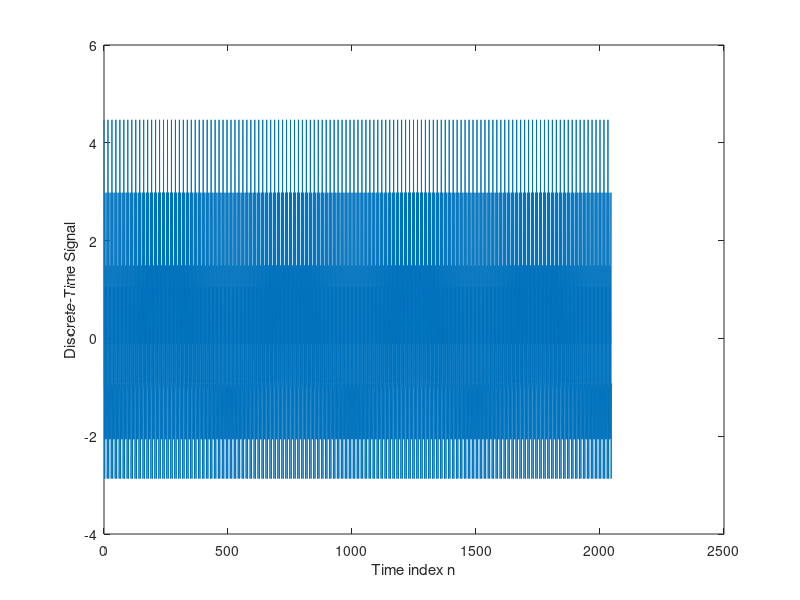
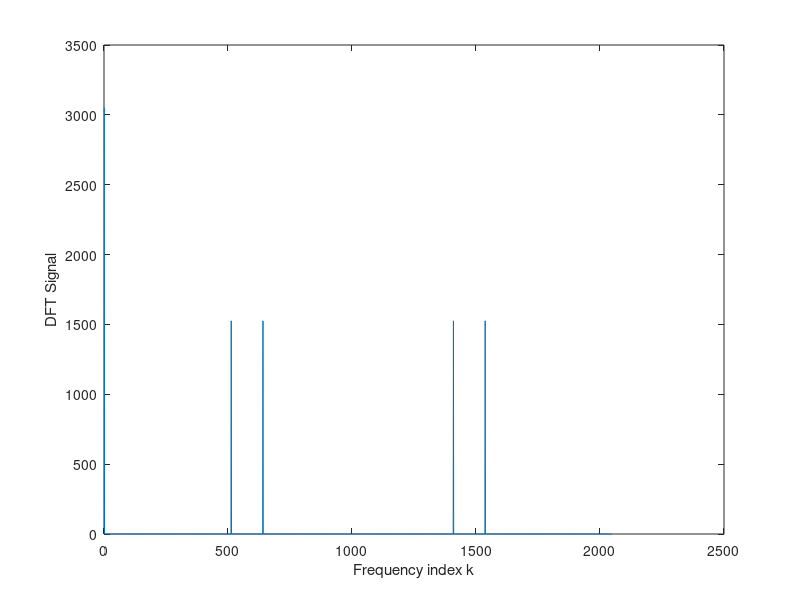
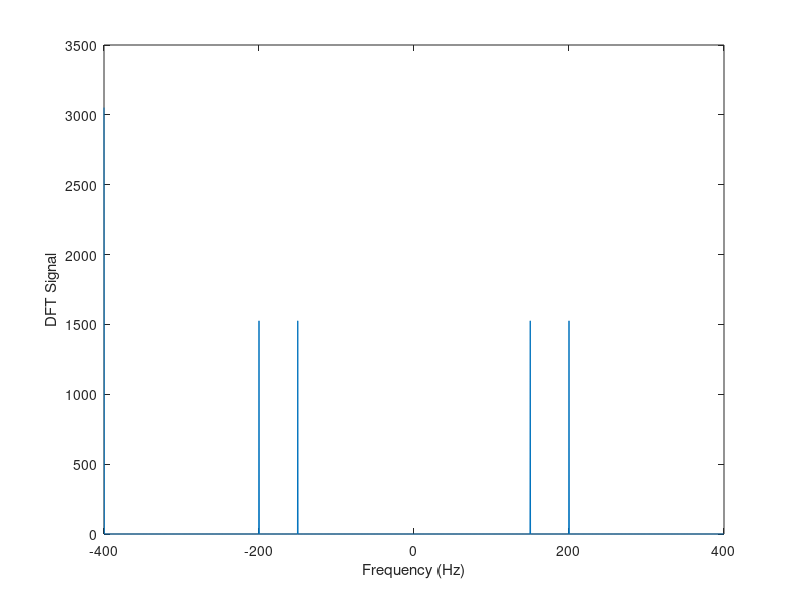
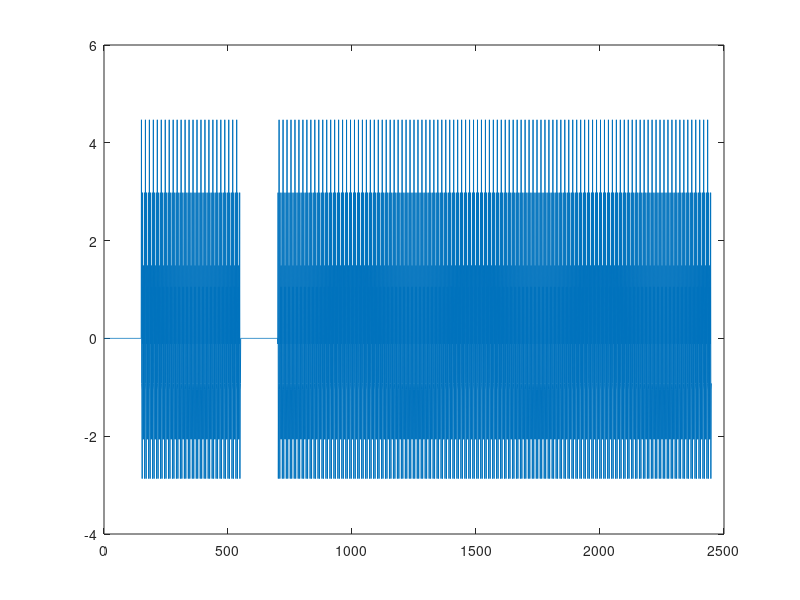

The MATLAB script that drew these images, in order:
close all
clear all

amp = rand()+1; % amplitude
num_shift = 500*3;
freq = [150,200,400]; % Hz
fs = 400*2; % Hz
Ts = 1/fs;
signal_length = 1024*2;
n_vec = [0: signal_length-1]; % signal indices
k_vec = 1+n_vec;
window_size = round(signal_length/6) ; %128;

TimeSignal = amp * (cos(2 * pi * freq(1) * n_vec * Ts)+cos(2 * pi * freq(2) * n_vec * Ts)+cos(2 * pi * freq(3) * n_vec * Ts));

plot(n_vec, TimeSignal); % here you are just ploting it in TIMe domain
ylabel('Discrete-Time Signal')
xlabel('Time index n')

X = fft(TimeSignal);

half_k_vec = signal_length/2+1:1:signal_length;
X = [ X(half_k_vec), X(1:signal_length/2) ]; % here you are trying to find the X-axis freq doamin


figure
plot(k_vec, abs(X)) % you are ploting it in true Freq domain with "K" index
ylabel('DFT Signal')
xlabel('Frequency index k')

freq_vec = [0:signal_length/2-1]/(signal_length)*fs;

freq_vec = [ [-signal_length/2:1:-1]/(signal_length)*fs freq_vec];

figure
plot(freq_vec, abs(X))  % you are ploting it in true Freq domain
ylabel('DFT Signal')
xlabel('Frequency (Hz)')



%x = [zeros(1,200) x]; % zero padding
% we have to put that X(300:end) in since the shift has to be able to go
% through the VEC
TimeSignal = [zeros(1,150) TimeSignal(1:400), zeros(1,150) TimeSignal(300:end)]; % double sided zero padding
freq_index = round(freq(1)/fs*window_size+1);
figure 
plot(TimeSignal)
% the shifting/ for loop here  is to compute the enrgy in each window. 
% and then ploting it all
for shift=0:num_shift-1;
    y(:, shift+1) = TimeSignal(shift+1:shift+window_size);
    Y = fft(y(:, shift+1));
    %figure
    %plot(abs(Y))
    energy(shift+1) = abs(Y(freq_index))^2; % we are trying to get the energy each time, we do the DFT shift window    
end
figure
plot(energy)

freq_index2 = round(freq(2)/fs*window_size+1);
% the shifting/ for loop here  is to compute the enrgy in each window. 
% and then ploting it all
for shift=0:num_shift-1;
    
    y2(:, shift+1) = TimeSignal(shift+1:shift+window_size);
    Y2 = fft(y2(:, shift+1));
    %figure
    %plot(abs(Y))
    energy2(shift+1) = abs(Y2(freq_index2))^2; % we are trying to get the energy each time, we do the DFT shift window
    
end
figure
plot(energy2)

freq_index3 = round(freq(3)/fs*window_size+1);
% the shifting/ for loop here  is to compute the enrgy in each window. 
% and then ploting it all
for shift=0:num_shift-1;
    y3(:, shift+1) = TimeSignal(shift+1:shift+window_size);
    Y3 = fft(y3(:, shift+1));
    %figure
    %plot(abs(Y))
    energy3(shift+1) = abs(Y3(freq_index3))^2; % we are trying to get the energy each time, we do the DFT shift window
end
figure
plot(energy3)